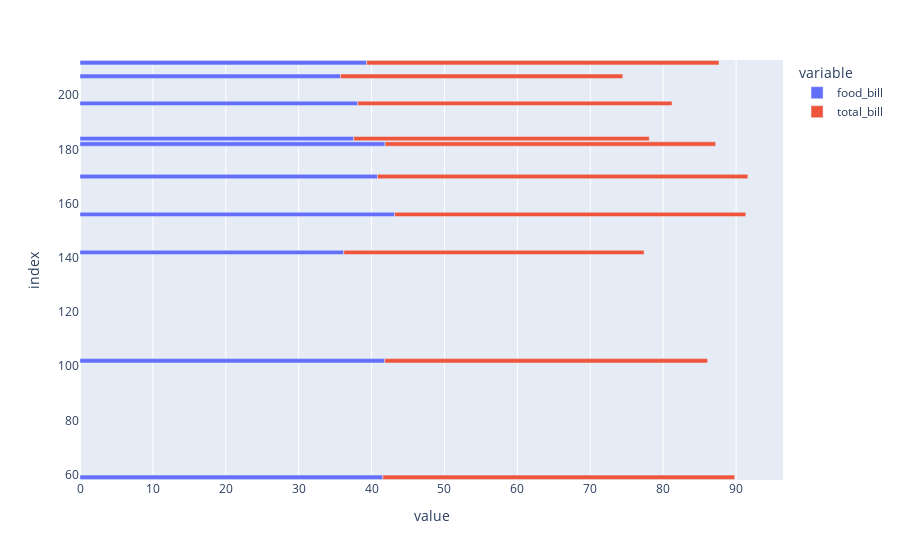

Source (notebook cell):
### Markdown cell above
# general syntax of plotly 
'''
px.function(dataframe , colname1 , colname2 , othersettings)
'''

### Code cell
px.bar(tips.head(10) , ['food_bill','total_bill'])

### Figure 1 — Plotly figure (JSON) as saved in the notebook; plotly's stock layout.template omitted (floating-point values rounded to 4 significant figures)
{"data": [{"alignmentgroup": "True", "hovertemplate": "variable=food_bill<br>value=%{x}<br>index=%{y}<extra></extra>", "legendgroup": "food_bill", "marker": {"color": "#636efa", "pattern": {"shape": ""}}, "name": "food_bill", "offsetgroup": "food_bill", "orientation": "h", "showlegend": true, "textposition": "auto", "type": "bar", "x": [43.17, 41.85, 41.8, 41.54, 40.81, 39.33, 38.11, 37.55, 36.19, 35.73], "xaxis": "x", "y": [156, 182, 102, 59, 170, 212, 197, 184, 142, 207], "yaxis": "y"}, {"alignmentgroup": "True", "hovertemplate": "variable=total_bill<br>value=%{x}<br>index=%{y}<extra></extra>", "legendgroup": "total_bill", "marker": {"color": "#EF553B", "pattern": {"shape": ""}}, "name": "total_bill", "offsetgroup": "total_bill", "orientation": "h", "showlegend": true, "textposition": "auto", "type": "bar", "x": [48.17, 45.35, 44.3, 48.27, 50.81, 48.33, 43.11, 40.55, 41.19, 38.73], "xaxis": "x", "y": [156, 182, 102, 59, 170, 212, 197, 184, 142, 207], "yaxis": "y"}], "layout": {"barmode": "relative", "legend": {"title": {"text": "variable"}, "tracegroupgap": 0}, "margin": {"t": 60}, "xaxis": {"anchor": "y", "domain": [0, 1], "title": {"text": "value"}}, "yaxis": {"anchor": "x", "domain": [0, 1], "title": {"text": "index"}}}}
